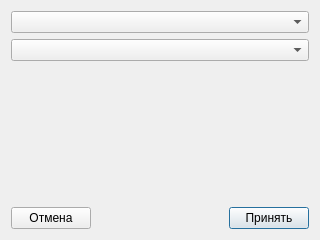
<?xml version="1.0" encoding="UTF-8"?>
<ui version="4.0">
 <class>Dialog</class>
 <widget class="QDialog" name="Dialog">
  <property name="geometry">
   <rect>
    <x>0</x>
    <y>0</y>
    <width>320</width>
    <height>240</height>
   </rect>
  </property>
  <property name="windowTitle">
   <string>Dialog</string>
  </property>
  <layout class="QGridLayout" name="gridLayout">
   <item row="2" column="0" colspan="3">
    <spacer name="verticalSpacer">
     <property name="orientation">
      <enum>Qt::Vertical</enum>
     </property>
     <property name="sizeHint" stdset="0">
      <size>
       <width>20</width>
       <height>40</height>
      </size>
     </property>
    </spacer>
   </item>
   <item row="0" column="0" colspan="3">
    <widget class="QComboBox" name="comboBox_Speed"/>
   </item>
   <item row="1" column="0" colspan="3">
    <widget class="QComboBox" name="comboBox_Port"/>
   </item>
   <item row="3" column="2">
    <widget class="QPushButton" name="pushButton_Apply">
     <property name="text">
      <string>Принять</string>
     </property>
    </widget>
   </item>
   <item row="3" column="1">
    <spacer name="horizontalSpacer">
     <property name="orientation">
      <enum>Qt::Horizontal</enum>
     </property>
     <property name="sizeHint" stdset="0">
      <size>
       <width>40</width>
       <height>20</height>
      </size>
     </property>
    </spacer>
   </item>
   <item row="3" column="0">
    <widget class="QPushButton" name="pushButton_Cancel">
     <property name="text">
      <string>Отмена</string>
     </property>
    </widget>
   </item>
  </layout>
 </widget>
 <resources/>
 <connections/>
</ui>
